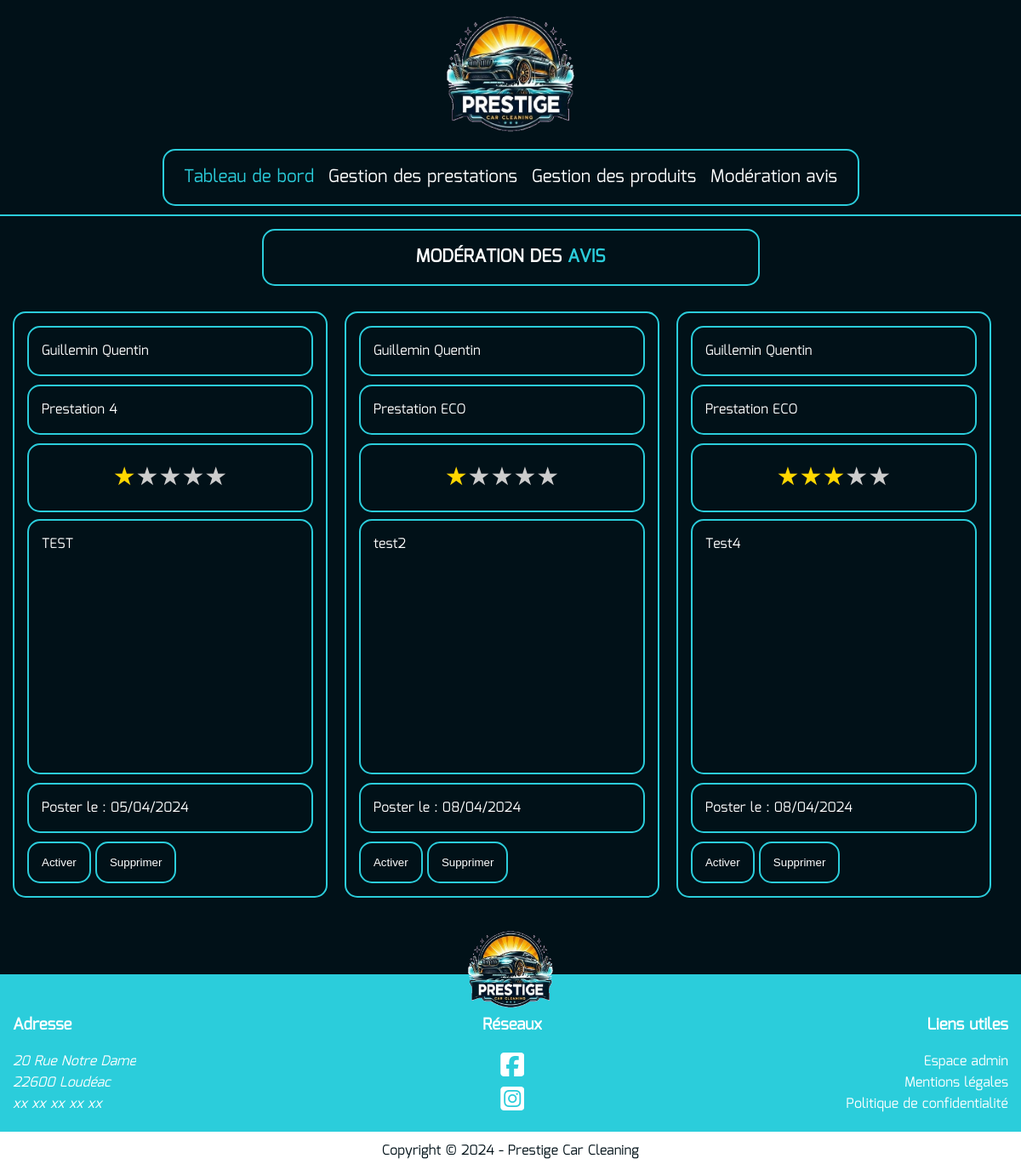
The app's page /admin/modération-avis (signed in) with its own data.
### tables this page shows
CREATE TABLE `comments` (
  `idComment` int(11) NOT NULL,
  `text` text DEFAULT NULL,
  `note` int(11) DEFAULT NULL,
  `_date` date DEFAULT current_timestamp(),
  `active` tinyint(1) DEFAULT 0,
  `idService` int(11) NOT NULL,
  `idUser` int(11) NOT NULL
);

CREATE TABLE `users` (
  `idUser` int(11) NOT NULL,
  `email` varchar(250) NOT NULL,
  `password` varchar(250) DEFAULT NULL,
  `name` varchar(50) DEFAULT NULL,
  `firstname` varchar(50) DEFAULT NULL,
  `phone` int(11) DEFAULT NULL,
  `isAdmin` tinyint(1) DEFAULT NULL
);

CREATE TABLE `services` (
  `idService` int(11) NOT NULL,
  `nameService` varchar(100) DEFAULT NULL,
  `text` text DEFAULT NULL,
  `price` decimal(5,2) DEFAULT NULL
);

### app/Controllers/ViewManager.php (called while the page is built, shortened)
<?php
class ViewManager
{
    public static function render($view, $data = [])
    {
        extract($data);
        require "app/Views/$view.php";
    }
}

### app/Controllers/BackOffice/CommentBack.php (called while the page is built, shortened)
<?php
class CommentBack
{
    public function index()
    {
        $title = "Modération des avis - Prestige Car Cleaning";
        $model = new Comments;
        $commentsAll = $model->getCommentsAll();
        return ViewManager::render('backOffice/comment', ['title' => $title, 'commentsAll' => $commentsAll,]);
    }
}

### index.php (called while the page is built, shortened)
<?php
$url = isset($_GET['url']) ? $_GET['url'] : '';
$router = new Route();
$router->route($url);

### app/Models/Comments.php (called while the page is built, shortened)
<?php
class Comments extends Sql
{
    public function getCommentsAll()
    {
        $sql = "SELECT COMMENTS.idComment, COMMENTS.text, COMMENTS.note, COMMENTS._date,
        COMMENTS.active, SERVICES.nameService, USERS.name, USERS.firstname
        FROM COMMENTS
        JOIN SERVICES ON COMMENTS.idService = SERVICES.idService
        JOIN USERS ON COMMENTS.idUser = USERS.idUser";
        return $this->requete($sql)->fetchAll(PDO::FETCH_OBJ);
    }
}

### app/Models/DbConnect.php (called while the page is built, shortened)
<?php
class DbConnect
{
    protected static $pdo;
    protected function connection()
    {
        if (!isset(self::$pdo)) {
            try {
                $dsn = 'mysql:host=' . $_ENV['DB_HOST'] . ';dbname=' . $_ENV['DB_NAME'];
                $pdo = new PDO($dsn, $_ENV['DB_USER'], $_ENV['DB_PASSWORD']);
                $pdo->setAttribute(PDO::ATTR_ERRMODE, PDO::ERRMODE_EXCEPTION);
                self::$pdo = $pdo;
            } catch (PDOException $e) {
                $logMessage = "Date : " . date('Y-m-d H:i:s') . " - Erreur PDO : " . $e->getMessage() . "\n";
                error_log($logMessage, 3, "logs/error.log");
                return "Erreur lors de la connexion à la base de données.";
            }
        }
        return self::$pdo;
    }
}

### app/Models/Sql.php (called while the page is built, shortened)
<?php
class Sql extends DbConnect
{
    protected $dbConnection;
    public function requete($sql, $attributs = [])
    {
        if ($this->dbConnection === null) {
            $this->dbConnection = $this->connection();
        }
        try {
            $result = $this->dbConnection->prepare($sql);
            $result->execute($attributs);
            return $result;
        } catch (PDOException $e) {
            $logMessage = "Date : " . date('d-m-Y H:i:s') . " - Erreur requete : " . $e->getMessage() . "\n";
            error_log($logMessage, 3, "logs/error.log");
            throw $e;
            return false;
        }
    }
}

### app/Views/backOffice/comment.php (the view, shortened to what this page needs)
<?php
require "app/Views/common/head.php";
require "app/Views/common/header.php";
?>
<main class="container">
    <h1 class="title">Modération des <span>avis</span></h1>
    <article>
        <div class="center">
            <?php if (!empty($commentsAll)) : ?>
                <?php foreach ($commentsAll as $key) : ?>
                    <?php if ($key->active == 0) : ?>
                        <div class="item">
                            <p>
                                <?= $key->name . ' ' . $key->firstname ?>
                            </p>
                            <p class="serviceComments">
                                <?= $key->nameService ?>
                            </p>
                            <div class="rating" id="rating1">
                                <?php
                                $note = $key->note;
                                for ($i = 1; $i <= 5; $i++) {
                                    if ($i <= $note) {
                                        echo '<span class="star filled" data-value="' . $i . '">&#9733;</span>';
                                    } else {
                                        echo '<span class="star" data-value="' . $i . '">&#9733;</span>';
                                    }
                                }
                                ?>
                            </div>
                            <p class="textComment">
                                <?= $key->text ?>
                            </p>
                            <p>Poster le : <?= date('d/m/Y', strtotime($key->_date)) ?></p>
                            <form class="adminComment" action="admin/modération-avis" method="post">
                                <input type="submit" name="actifComment" value="Activer">
                                <input type="submit" name="deleteComment" value="Supprimer">
                            </form>
                        </div>
                    <?php endif ?>
                <?php endforeach  ?>
            <?php else : ?>
            <p>Aucun commentaire en attente de validation !</p>
            <?php endif ?>
    </article>
</main>
<?php
require "app/Views/common/footer.php";
?>

### records on screen
comments: idUser.name "Guillemin", idUser.firstname "Quentin", idService.nameService "Prestation 4", active 0 (drawn), text "TEST", _date "05/04/2024"
comments: idUser.name "Guillemin", idUser.firstname "Quentin", idService.nameService "Prestation ECO", active 0 (drawn), text "test2", _date "08/04/2024"
comments: idUser.name "Guillemin", idUser.firstname "Quentin", idService.nameService "Prestation ECO", active 0 (drawn), text "Test4", _date "08/04/2024"
